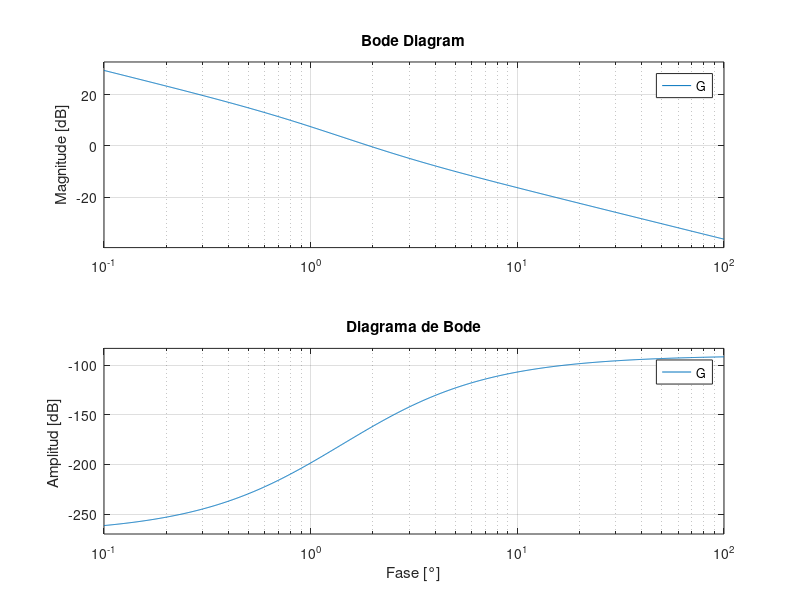

This chart was generated by the following MATLAB code:
%Diagrama de Bode y Margen de ganancia y fase 
pkg load signal
pkg load control 
clear
clc 

den= [1 -1 0]; 
num= [1.5 3]; 
G = tf(num,den) 

figure();
bode(G);
grid on;
title('Diagrama de Bode'); 
xlabel("Fase [°]");
ylabel("Amplitud [dB] ");



[MG, MF, w_MG, w_MF] = margin(G); 

printf("Margen de ganacia =  %d =  %d  dB \n",MG, -1*mag2db(MG)) 
printf("Margen de fase  = %d  \n",MF )